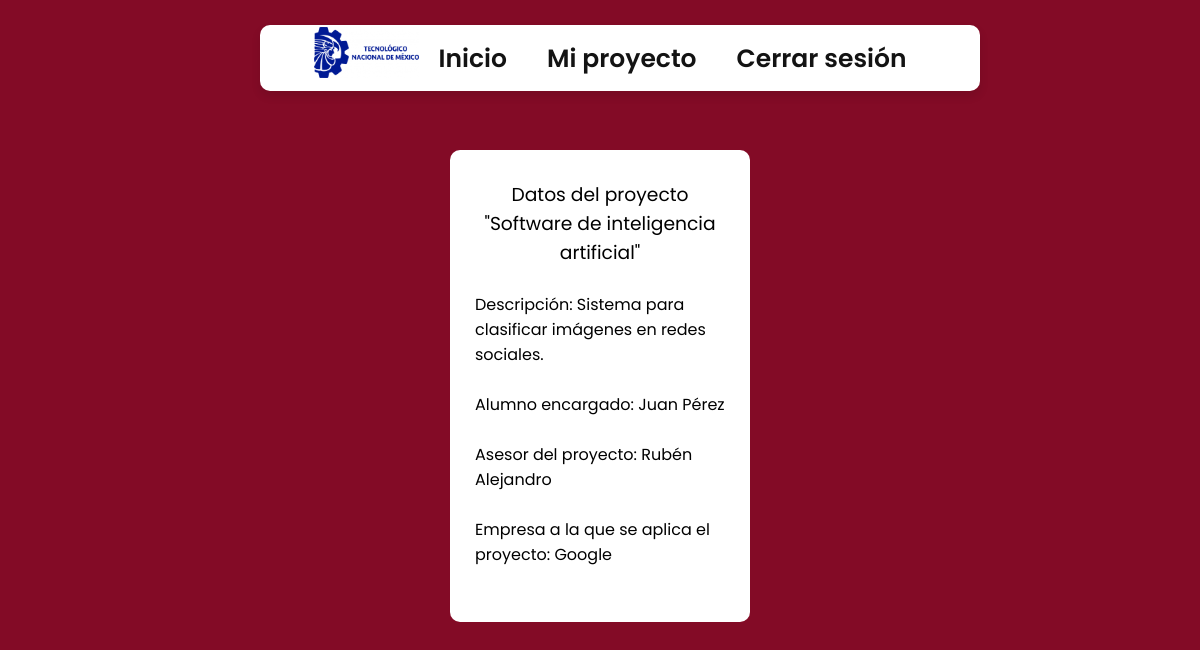
/mi_proyecto.php (signed in), run on the app's committed database.
### tables this page shows
CREATE TABLE `proyectos` (
  `id` int(99) NOT NULL,
  `nombre` varchar(99) NOT NULL,
  `descP` varchar(99) NOT NULL,
  `alumno` varchar(99) NOT NULL,
  `asesor` varchar(99) NOT NULL,
  `empresa` varchar(99) NOT NULL
);

CREATE TABLE `usuarios` (
  `id` int(11) NOT NULL,
  `usuario` varchar(50) NOT NULL,
  `nombre` varchar(50) NOT NULL,
  `correo` varchar(50) NOT NULL,
  `contrasenia` varchar(50) NOT NULL,
  `rol` varchar(40) NOT NULL
);

CREATE TABLE `empresas` (
  `id` int(99) NOT NULL,
  `nombre` varchar(99) NOT NULL,
  `giro` varchar(99) NOT NULL,
  `direcc` varchar(99) NOT NULL,
  `tel` varchar(99) NOT NULL,
  `correo` varchar(99) NOT NULL,
  `web` varchar(99) NOT NULL
);

### mi_proyecto.php (the view, shortened to what this page needs)
<!DOCTYPE html>
<html>
<head>
    <link rel="stylesheet" href="style.css" />
</head>
<body>
    <header>
        <nav>
            <ul class="menu">
                <li><img src="img/logo-tecnm.png" width="105" /></li>
                <li><a href="home_alumno.php">Inicio </a></li>
                <li><a href="mi_proyecto.php">Mi proyecto</a></li>
                <li><a href="http://localhost/banco-de-proyectos/logout.php">Cerrar sesión</a></li>
            </ul>
        </nav>
    </header>
    <?php
    include("db.php");
    $usuario = $_SESSION['usuario'];
    $busca_id = "SELECT * FROM `usuarios` WHERE usuario='$usuario'";
    $resultado_busca_id = mysqli_query($con, $busca_id);
    $row = mysqli_fetch_array($resultado_busca_id, MYSQLI_ASSOC);
    $usuario_id = $row['id'];
    $busca_proyectos    = "SELECT * FROM `proyectos` WHERE alumno='$usuario_id'";
    $result = mysqli_query($con, $busca_proyectos);
    $row = mysqli_fetch_array($result, MYSQLI_ASSOC);
    $nombre = $row['nombre'];
    $descP = $row['descP'];
    $alumno = $row['alumno'];
    $empresa = $row['empresa'];
    $asesor = $row['asesor'];
    $busca_alumno = "SELECT * FROM `usuarios` WHERE id='$alumno'";
    $resultado_alumno = mysqli_query($con, $busca_alumno);
    $r = mysqli_fetch_array($resultado_alumno, MYSQLI_ASSOC);
    $alumno = $r['nombre'];
    $busca_asesor    = "SELECT * FROM `usuarios` WHERE id='$asesor'";
    $resultado_asesor = mysqli_query($con, $busca_asesor);
    $r = mysqli_fetch_array($resultado_asesor, MYSQLI_ASSOC);
    $asesor = $r['nombre'];
    $busca_empresa = "SELECT * FROM `empresas` WHERE id='$empresa'";
    $resultado_empresa = mysqli_query($con, $busca_empresa);
    $r = mysqli_fetch_array($resultado_empresa, MYSQLI_ASSOC);
    $empresa = $r['nombre'];
    echo "<div class='form'>
        <h3>Datos del proyecto <br/>\"$nombre\"</h3><br/>
        <p>Descripción: $descP</p><br/>
        <p>Alumno encargado: $alumno</p><br/>
        <p>Asesor del proyecto: $asesor</p><br/>
        <p>Empresa a la que se aplica el proyecto: $empresa</p>
        <br>
        </div>";
    ?>
</body>
</html>

### style.css (style rules this page uses)
* { margin: 0; padding: 0; box-sizing: border-box; font-family: 'Poppins', sans-serif; font }
body { background: #830B26; }
.form { margin: 150px auto; width: 300px; padding: 30px 25px; background: white; border-radius: 10px; }
h3 { font-weight: normal; text-align: center; }
header { margin: 15px 20px; background: #ffffff; width: 60%; position: fixed; top:10px; right: 20%; left: 20%; z-index: 100; border-radius: 10px; box-shadow: 0 5px 10px rgba(0, 0, 0, 0.1); overflow: hidden; }
nav { display: flex; justify-content: center; align-items: center; margin: 2px 2px 2px 2px; }
nav ul { list-style: none; overflow: hidden; display: flex; align-items: center ; }
nav ul li { float: left; font-size: 25px; display: inline; text-align: center; margin: 0px 0 0 0; }
nav ul li a { display: block; padding: 2px 20px 0px 20px; font-weight: 550; color: rgb(19, 19, 19); text-decoration: none; align-items: center; }

### data on the page
proyectos: nombre "Software de inteligencia artificial", descP "Sistema para clasificar imágenes en redes sociales."
usuarios: nombre "Juan Pérez"
usuarios: nombre "Rubén Alejandro"
empresas: nombre "Google"
